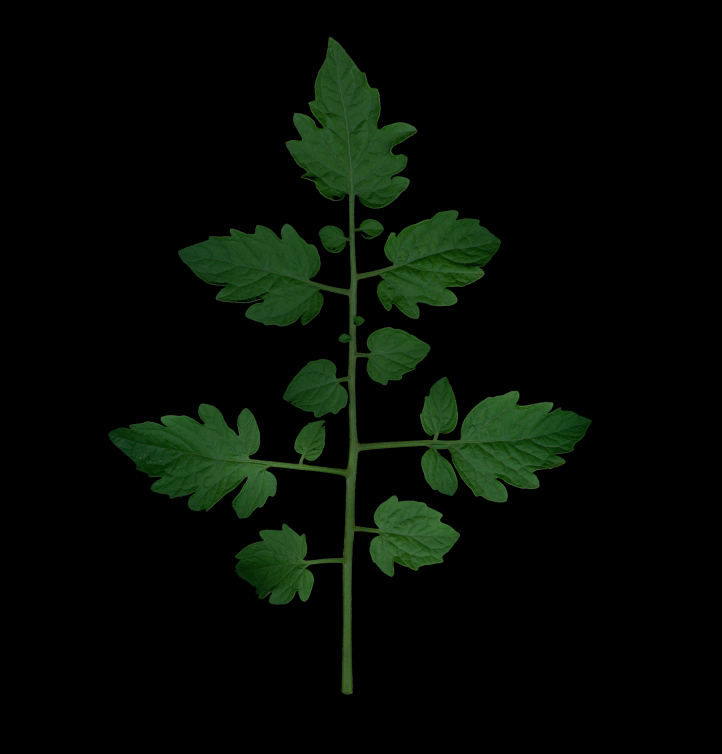
#> input picture images/BGV005895/BGV005895-1-F0001.jpg, 2164 x 2260 px, given in place of BGV004584-1-F0001.tif, which was not available (shown at 1/3 size)
$ python create_overlay.py
#> lines starting #> are read from the running program, lines starting #| are printed output that depends on the picture; after the words box and inside, x2 and y2 are one past the last pixel; in counts of white or black regions, pixels touching at a corner belong together
#> further down, image is the input picture: shape (2260, 2164, 3); mean B, G, R 4.5, 10.9, 5.1
### tomatoleafcv/segmentation.py
import cv2
import numpy as np

MIN_LEAF_COMPONENT_AREA = 500
MAX_LEAF_HOLE_AREA = 100


def create_leaf_mask(image: np.ndarray) -> np.ndarray:
    if image is None or image.ndim != 3 or image.shape[2] != 3:
        raise ValueError("Expected a color image with three BGR channels")

    hsv_image = cv2.cvtColor(image, cv2.COLOR_BGR2HSV)
#> hsv_image: shape (2260, 2164, 3); mean H, S, V 8.7, 25.2, 10.9
    green_pixels = cv2.inRange(hsv_image, (25, 60, 40), (100, 255, 255))
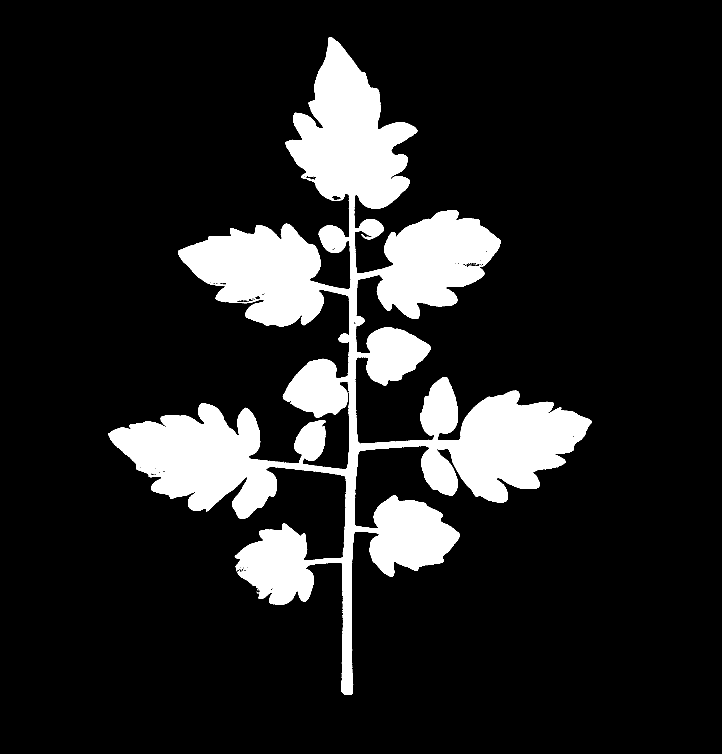
#> green_pixels: shape (2260, 2164) (shown at 1/3 size); 13.8% white; 38 white regions (37 under 20 px), largest, box (x1, y1, x2, y2) and area: (325, 111, 1775, 2085) 672906
    component_count, labels, stats, _ = cv2.connectedComponentsWithStats(
        green_pixels, connectivity=8
    )
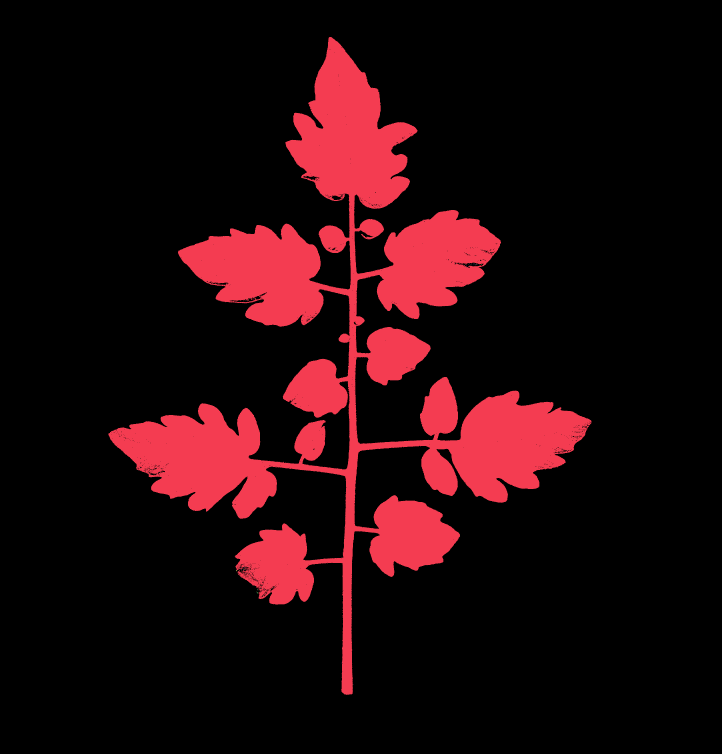
#> labels: shape (2260, 2164) int32 (shown at 1/3 size); 39 distinct labels, from 0 to 38; one colour per label, 0 black
#> component_count = 39; stats = 39 rows, first 6: [0, 0, 2164, 2260, 4217664], [325, 111, 1450, 1974, 672906], [1421, 789, 1, 1, 1], [1423, 790, 1, 1, 1], [1404, 792, 1, 1, 1], [1412, 793, 2, 1, 2]
    retained_components = np.zeros(component_count, dtype=np.uint8)
#> retained_components = 39 values from 0 to 0
    retained_components[1:] = (
        stats[1:, cv2.CC_STAT_AREA] >= MIN_LEAF_COMPONENT_AREA
    ).astype(np.uint8) * 255
    mask = retained_components[labels]

    _, hole_labels, hole_stats, _ = cv2.connectedComponentsWithStats(
        cv2.bitwise_not(mask), connectivity=8
    )
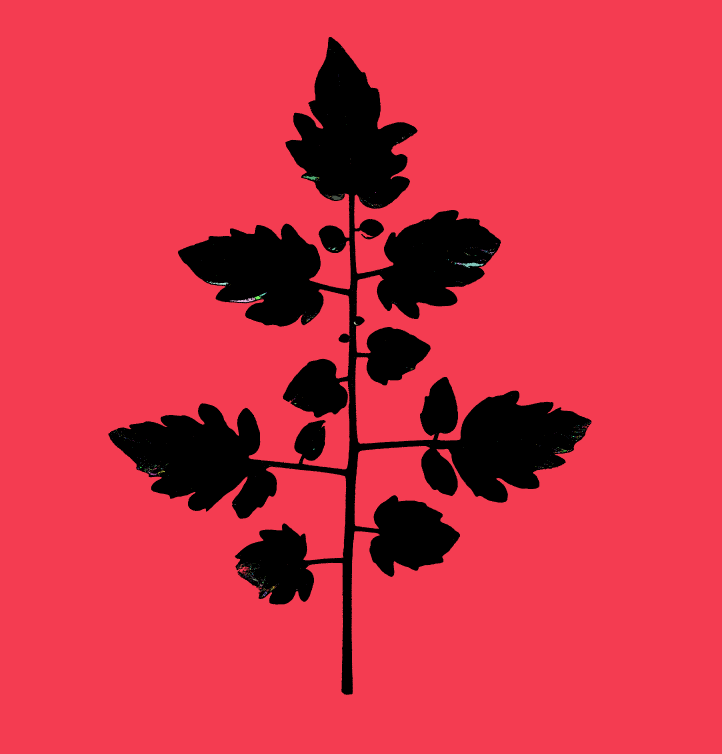
#> hole_labels: shape (2260, 2164) int32 (shown at 1/3 size); 745 distinct labels, from 0 to 744; one colour per label, 0 black
#> hole_stats = 745 rows, first 6: [325, 111, 1450, 1974, 672906], [0, 0, 2164, 2260, 4213719], [1024, 142, 2, 1, 2], [989, 149, 1, 1, 1], [991, 149, 1, 1, 1], [1003, 158, 1, 1, 1]
    small_holes = hole_stats[:, cv2.CC_STAT_AREA] <= MAX_LEAF_HOLE_AREA
    small_holes[0] = False
    small_holes[hole_labels[0, :]] = False
    small_holes[hole_labels[-1, :]] = False
    small_holes[hole_labels[:, 0]] = False
    small_holes[hole_labels[:, -1]] = False
    mask[small_holes[hole_labels]] = 255
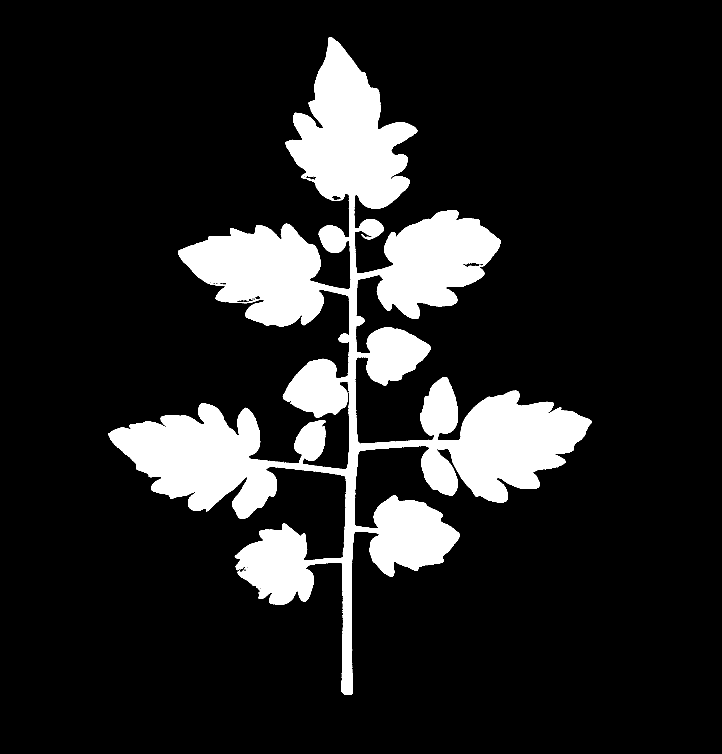
#> mask: shape (2260, 2164) (shown at 1/3 size); 13.8% white; 1 white region, box (x1, y1, x2, y2) and area: (325, 111, 1775, 2085) 675146
    return mask


def create_leaf_mask_preview(image: np.ndarray) -> np.ndarray:
    return cv2.bitwise_not(create_leaf_mask(image))

### create_overlay.py
import argparse
import sys
from pathlib import Path
from typing import Optional

import cv2
import numpy as np

from tomatoleafcv.overlay import create_overlay
from tomatoleafcv.overlay_cli import IMAGE_EXTENSIONS, _is_within, _process_image, main
from tomatoleafcv.segmentation import (
    MAX_LEAF_HOLE_AREA,
    MIN_LEAF_COMPONENT_AREA,
    create_leaf_mask,
    create_leaf_mask_preview,
)


if __name__ == "__main__":
    test_image = Path(r"images\BGV004584\BGV004584-1-F0001.tif")
    image = cv2.imread(str(test_image), cv2.IMREAD_COLOR)
    if image is None:
        raise FileNotFoundError(test_image)
    test_saved_image = Path(r"test_overlay.png")
    cv2.imwrite(str(test_saved_image), create_leaf_mask(image))

$ run again, on images/BGV006208/BGV006208-F0001.jpg
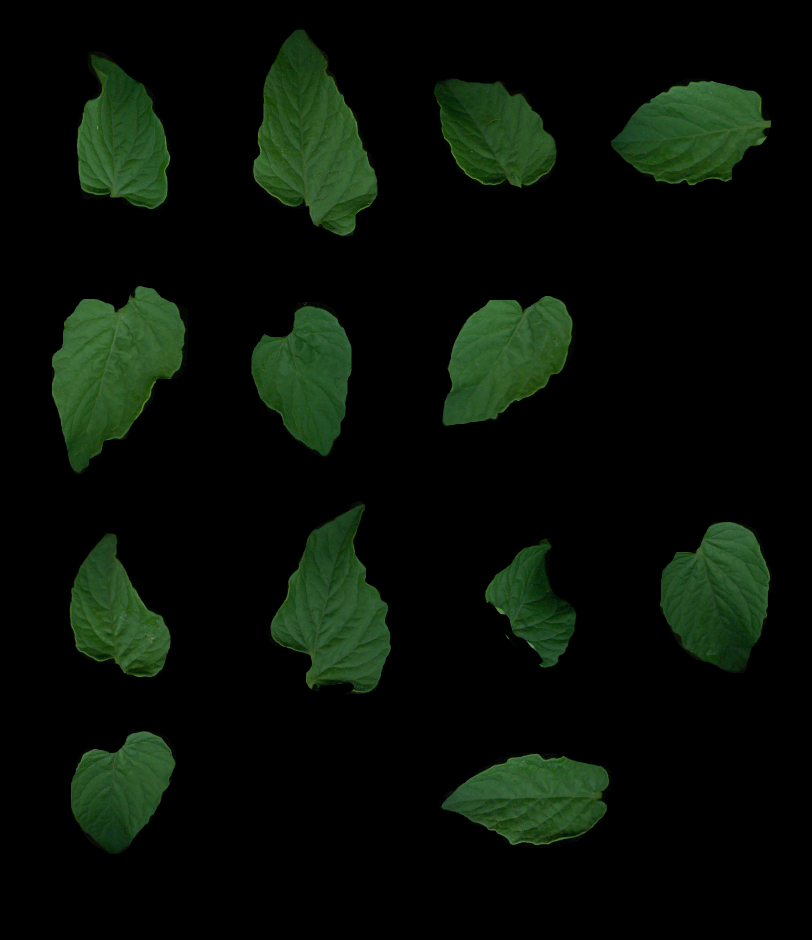
#> input picture images/BGV006208/BGV006208-F0001.jpg, 1624 x 1880 px, given in place of BGV004584-1-F0001.tif, which was not available (shown at 1/2 size)
#> image is the input picture: shape (1880, 1624, 3); mean B, G, R 6.7, 15.4, 7.7
#> hsv_image: shape (1880, 1624, 3); mean H, S, V 12.1, 33.4, 15.4
#> green_pixels: shape (1880, 1624); 18.5% white; 111 white regions (96 under 20 px), largest, box (x1, y1, x2, y2) and area: (506, 59, 755, 472) 62783, (104, 572, 371, 945) 61738, (541, 1009, 782, 1387) 53837
#> labels: shape (1880, 1624) int32; 112 distinct labels, from 0 to 111
#> component_count = 112; stats = 112 rows, first 6: [0, 0, 1624, 1880, 2488734], [506, 59, 249, 413, 62783], [154, 109, 187, 309, 39527], [869, 158, 244, 218, 36318], [1222, 161, 320, 210, 45783], [877, 168, 1, 1, 1]
#> in create_leaf_mask, `_, hole_labels, hole_stats, _ = cv2.connectedComponentsWithStats( cv2...`:
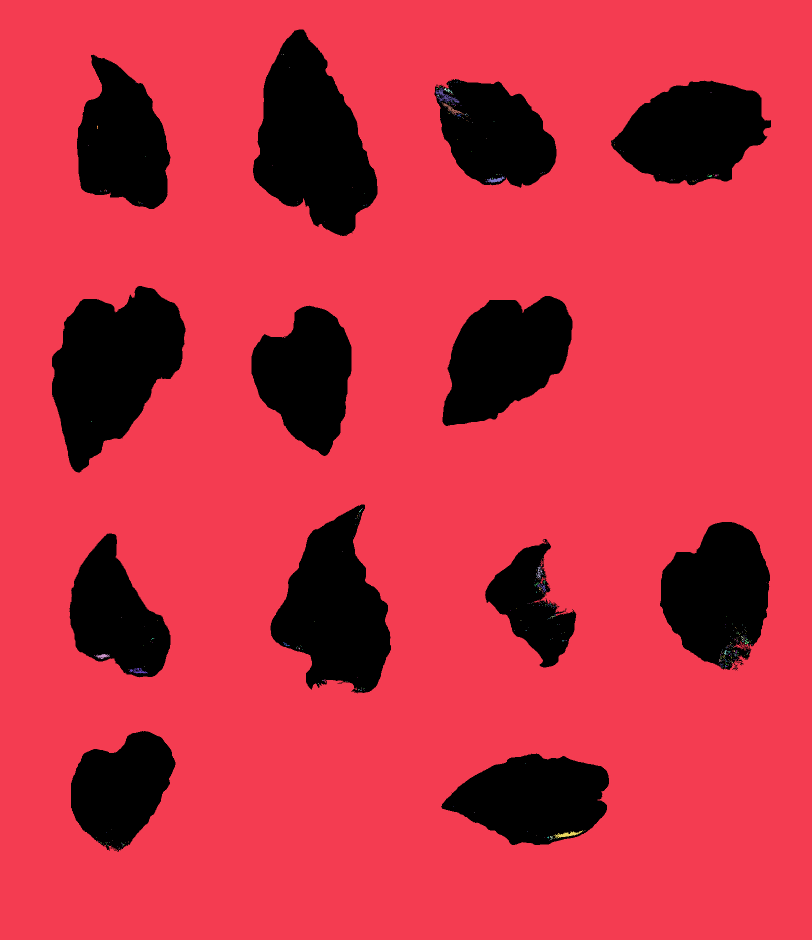
#> hole_labels: shape (1880, 1624) int32 (shown at 1/2 size); 447 distinct labels, from 0 to 446; one colour per label, 0 black
#> hole_stats = 447 rows, first 6: [104, 59, 1438, 1644, 564134], [0, 0, 1624, 1880, 2486304], [563, 108, 1, 1, 1], [567, 108, 1, 2, 2], [579, 135, 1, 1, 1], [912, 159, 1, 1, 1]
#> in create_leaf_mask, `mask[small_holes[hole_labels]] = 255`:
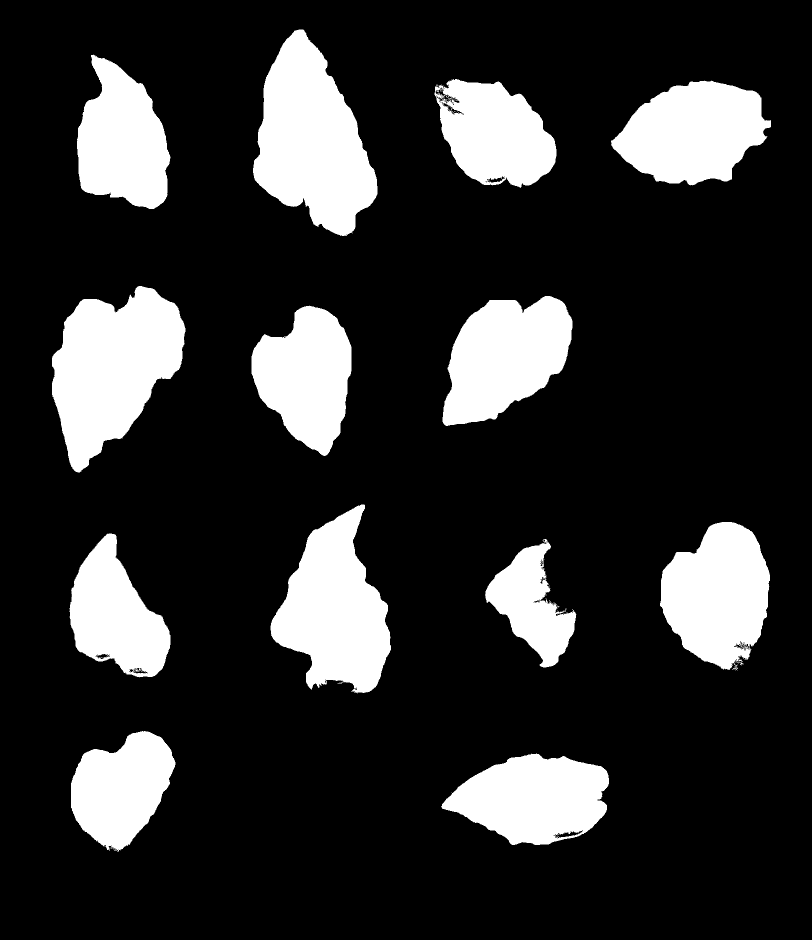
#> mask: shape (1880, 1624) (shown at 1/2 size); 18.5% white; 13 white regions, largest, box (x1, y1, x2, y2) and area: (506, 59, 755, 472) 62797, (104, 572, 371, 945) 61740, (541, 1009, 782, 1387) 53937
